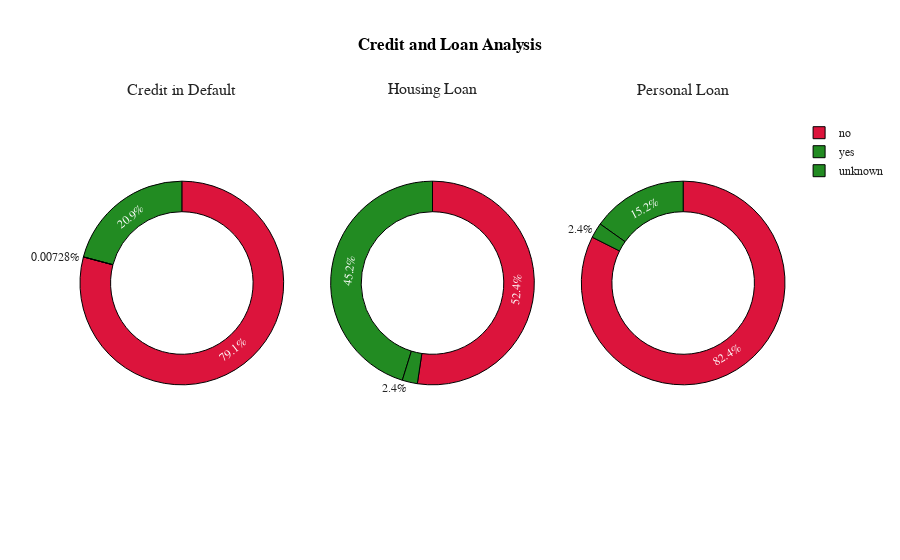

Notebook cell for this chart:
### Markdown cell above
- Most of the clients in the bank are Married - 60.5% and Single - 28.1%
- Divorced clients are very less in number - 11.4%

### Code cell
from plotly.subplots import make_subplots
vc_def = df['default'].value_counts().reset_index()
vc_def.columns = ['Default', 'Count']
vc_hous = df['housing'].value_counts().reset_index()
vc_hous.columns = ['Housing', 'Count']
vc_loan = df['loan'].value_counts().reset_index()
vc_loan.columns = ['Loan', 'Count']
fig = make_subplots(rows=1, cols=3, specs=[[{"type": "pie"}, {"type": "pie"}, {"type": "pie"}]], subplot_titles=('Credit in Default', 'Housing Loan', 'Personal Loan'))
fig.add_trace(go.Pie(values=vc_def['Count'], labels=vc_def['Default'], hole=0.7, marker_colors=['Crimson','ForestGreen'], name='Has Credit in Default?', showlegend=False), row=1, col=1)
fig.add_trace(go.Pie(values=vc_hous['Count'], labels=vc_hous['Housing'], hole=0.7, marker_colors=['Crimson','ForestGreen'], name='Housing Loan', showlegend=False), row=1, col=2)
fig.add_trace(go.Pie(values=vc_loan['Count'], labels=vc_loan['Loan'], hole=0.7, marker_colors=['Crimson','ForestGreen'], name='Personal Loan', showlegend=True), row=1, col=3)
fig.update_traces(marker=dict(line=dict(color='#000000', width=1)))
fig.update_layout(title_x=0.5, template='simple_white', showlegend=True, legend_title_text=" ", title_text='<b style="color:black; font-size:100%;">Credit and Loan Analysis</b>', font_family="Times New Roman", title_font_family="Times New Roman")
fig.show()

### Figure 1 — Plotly figure (JSON) as saved in the notebook; plotly's stock layout.template omitted (floating-point values rounded to 4 significant figures)
{"data": [{"domain": {"x": [0, 0.2889], "y": [0, 1]}, "hole": 0.7, "labels": ["no", "unknown", "yes"], "marker": {"colors": ["Crimson", "ForestGreen"], "line": {"color": "#000000", "width": 1}}, "name": "Has Credit in Default?", "showlegend": false, "type": "pie", "values": [32588, 8597, 3]}, {"domain": {"x": [0.3556, 0.6444], "y": [0, 1]}, "hole": 0.7, "labels": ["yes", "no", "unknown"], "marker": {"colors": ["Crimson", "ForestGreen"], "line": {"color": "#000000", "width": 1}}, "name": "Housing Loan", "showlegend": false, "type": "pie", "values": [21576, 18622, 990]}, {"domain": {"x": [0.7111, 1], "y": [0, 1]}, "hole": 0.7, "labels": ["no", "yes", "unknown"], "marker": {"colors": ["Crimson", "ForestGreen"], "line": {"color": "#000000", "width": 1}}, "name": "Personal Loan", "showlegend": true, "type": "pie", "values": [33950, 6248, 990]}], "layout": {"annotations": [{"font": {"size": 16}, "showarrow": false, "text": "Credit in Default", "x": 0.1444, "xanchor": "center", "xref": "paper", "y": 1, "yanchor": "bottom", "yref": "paper"}, {"font": {"size": 16}, "showarrow": false, "text": "Housing Loan", "x": 0.5, "xanchor": "center", "xref": "paper", "y": 1, "yanchor": "bottom", "yref": "paper"}, {"font": {"size": 16}, "showarrow": false, "text": "Personal Loan", "x": 0.8556, "xanchor": "center", "xref": "paper", "y": 1, "yanchor": "bottom", "yref": "paper"}], "font": {"family": "Times New Roman"}, "legend": {"title": {"text": " "}}, "showlegend": true, "title": {"font": {"family": "Times New Roman"}, "text": "<b style=\"color:black; font-size:100%;\">Credit and Loan Analysis</b>", "x": 0.5}}}
